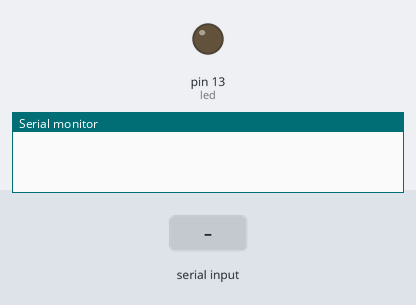
Bench run of a sketch on a simulated Arduino Uno, built with avr-gcc and run on an emulated ATmega328P. Shown: output pins drawn as LEDs (lit = HIGH), the last lines printed to the serial monitor. Inputs (shaded band) come from the test bench.

Above: at 1.2 s.
1.3 s: "1" received over Serial
At 3.1 s:
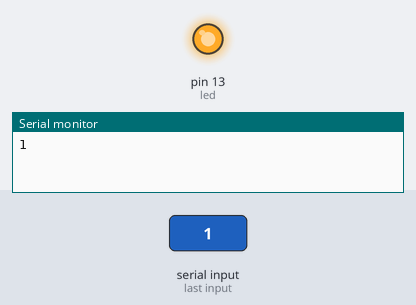
3.8 s: "0" received over Serial
At 6.2 s:
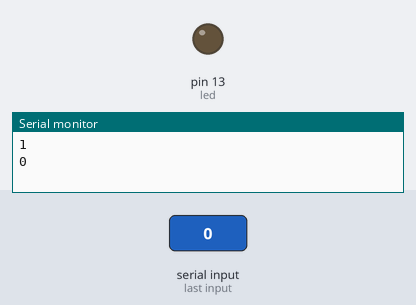
Timing chart, 0 to 7.7 s (numbered marks = the images above; inputs shaded):
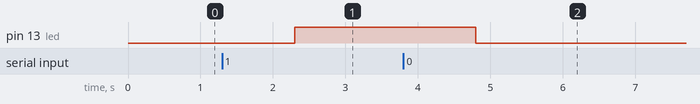

The sketch:

bluetooth_led.ino
```cpp
int led=13;
char rd;
void setup() {
  Serial.begin(9600);
  pinMode(13,OUTPUT);


}

void loop() {
  while(Serial.available()>0)
  {

    rd=Serial.read();
    Serial.println(rd);
    delay(1000);
    }
     if(rd=='1')
    {
      digitalWrite(led,1);
      }
      else
      {
        digitalWrite(led,0);

        }
}
```

Measured:
- after the input at 1.3 s, pin 13 (led): LOW → HIGH after 1.0 s
- after the input at 3.8 s, pin 13 (led): HIGH → LOW after 1.0 s
